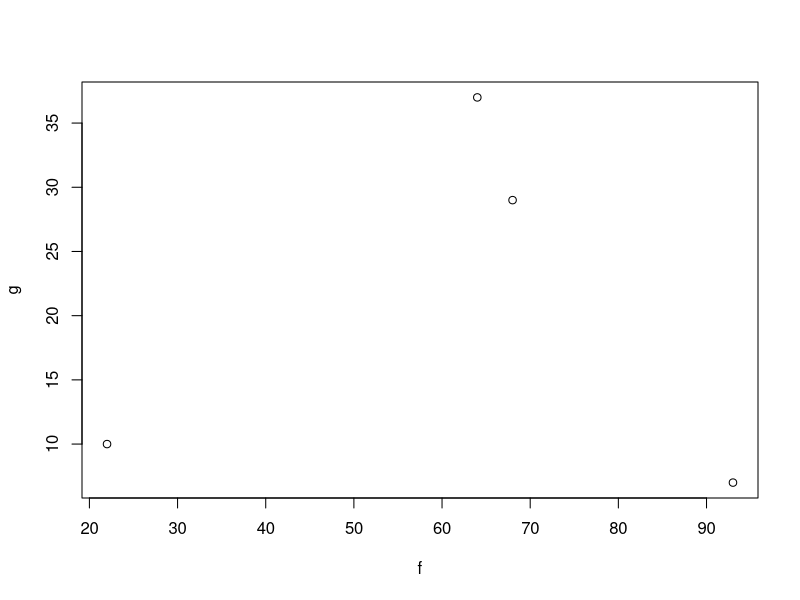
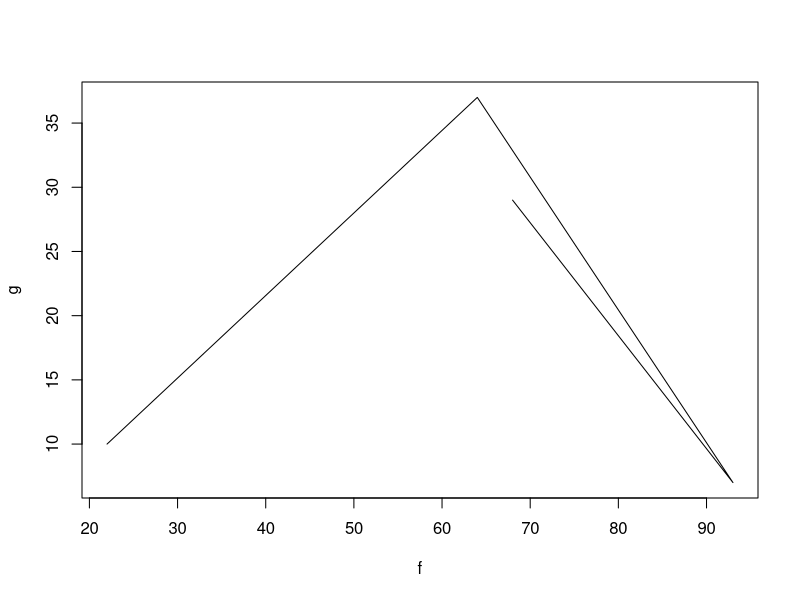
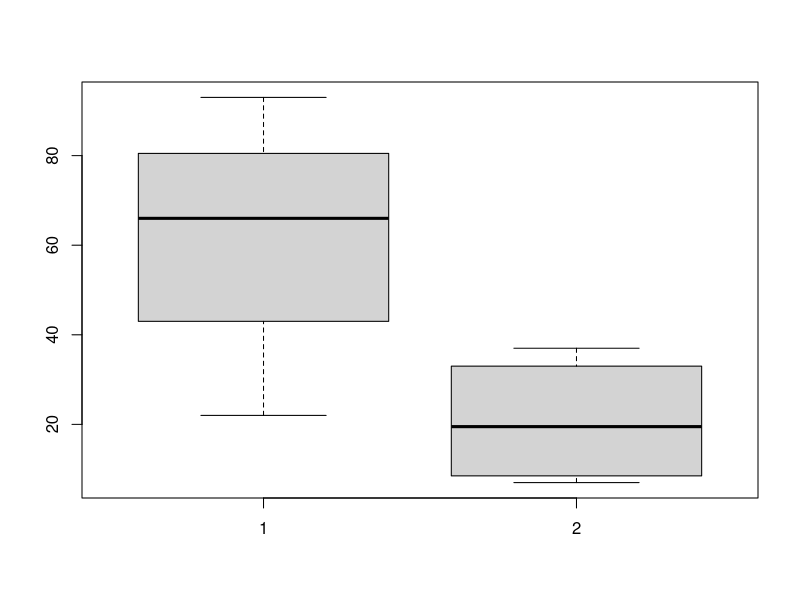
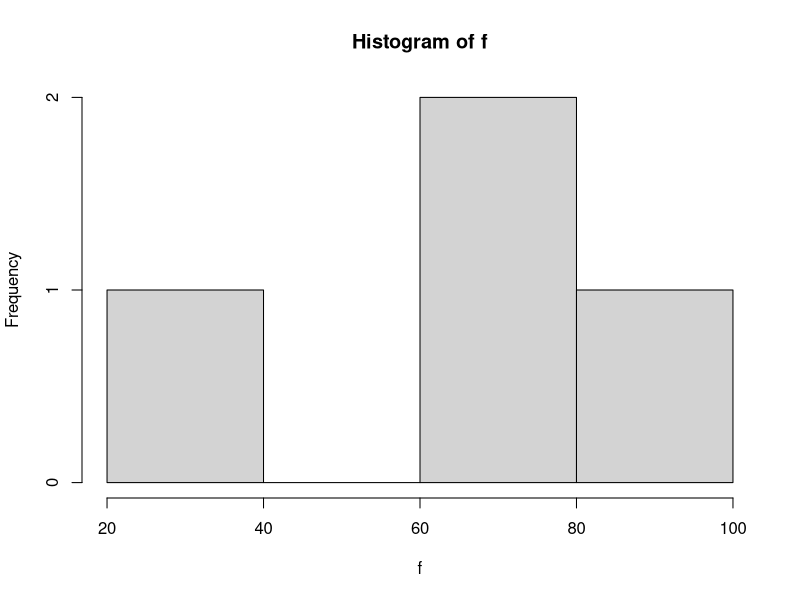

These figures' R source, in order:
#Cosas básicas
x=33
y=34
z=x+y
z
datos=c(22,14,55,74,89,12,1,10,41,90,38,20)
length(datos)
min(datos)
max(datos)
sum(datos)
ord=sort(datos)
ord[3]
ord[7]
mean(datos)
summary(datos)
quantile(datos,0.5)
table(datos)

var(datos)
sd(datos)
#Matrices, aritmética, funciones, ect.
M=matrix(rep(1,9),nrow=3,ncol=3)
M
a=c(1,4,7)
b=c(1,6,8)
a==b

all(a==b)
any(a==b)

a+b
b**a
a%%b
r=3.4
floor(r)
ceiling(r)
round(r)
class(r)

sqrt(r)
exp(r)
sin(r)
cos(r)
log(r)
log(r,5)

factorial(3)
choose(1,5)

s=seq(1,100,5)
s

q=2:14
q

tail(s)
head(s)

p=3
o=NULL
if(p>4){o=p*3}else{o=5-p}
o
p==o

if(o!=1){print("no es uno")}
for(i in 1:8){print(3**1)}
while(p>0){print("menos uno"); p=p-1}
p

#Subrutinas, números pseudoaleatorios, etc.
rutina=function(x)2**x
rutina(4)
desc=function(y,z){d=y*z/100;de=z-d;return(de)}
desc(50,100)

runif(3)
runif(3,4,9)
runif(3)<0.5
sample(1:10,5)
rnorm(10)
rnorm(10,mean=5,sd=0.5)

f=c(22,64,93,68)
g=c(10,37,7,29)
plot(f,g)
plot(f,g,type="l")
boxplot(f,g)
hist(f)
